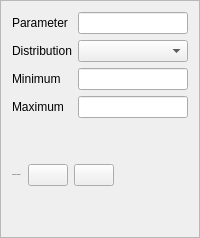
                  <widget class="QFrame" name="frame_57">
                   <property name="frameShape">
                    <enum>QFrame::StyledPanel</enum>
                   </property>
                   <property name="frameShadow">
                    <enum>QFrame::Raised</enum>
                   </property>
                   <layout class="QGridLayout" name="gridLayout_80">
                    <item row="1" column="0">
                     <layout class="QHBoxLayout" name="horizontalLayout_120">
                      <item>
                       <layout class="QHBoxLayout" name="horizontalLayout_121">
                        <item>
                         <widget class="QLabel" name="label_120">
                          <property name="font">
                           <font>
                            <family>Georgia</family>
                            <pointsize>-1</pointsize>
                           </font>
                          </property>
                          <property name="text">
                           <string>Add/delete parameter</string>
                          </property>
                         </widget>
                        </item>
                        <item>
                         <widget class="QPushButton" name="add">
                          <property name="text">
                           <string/>
                          </property>
                         </widget>
                        </item>
                        <item>
                         <widget class="QPushButton" name="remove">
                          <property name="text">
                           <string/>
                          </property>
                         </widget>
                        </item>
                        <item>
                         <spacer name="horizontalSpacer_6">
                          <property name="orientation">
                           <enum>Qt::Horizontal</enum>
                          </property>
                          <property name="sizeHint" stdset="0">
                           <size>
                            <width>40</width>
                            <height>20</height>
                           </size>
                          </property>
                         </spacer>
                        </item>
                       </layout>
                      </item>
                     </layout>
                    </item>
                    <item row="0" column="0">
                     <layout class="QGridLayout" name="gridLayout_81">
                      <item row="3" column="0">
                       <widget class="QLabel" name="label_121">
                        <property name="text">
                         <string>Maximum</string>
                        </property>
                       </widget>
                      </item>
                      <item row="1" column="1">
                       <widget class="QComboBox" name="distributions"/>
                      </item>
                      <item row="3" column="1">
                       <widget class="QLineEdit" name="second"/>
                      </item>
                      <item row="0" column="0">
                       <widget class="QLabel" name="label_122">
                        <property name="text">
                         <string>Parameter</string>
                        </property>
                       </widget>
                      </item>
                      <item row="5" column="0">
                       <spacer name="verticalSpacer_5">
                        <property name="orientation">
                         <enum>Qt::Vertical</enum>
                        </property>
                        <property name="sizeHint" stdset="0">
                         <size>
                          <width>20</width>
                          <height>40</height>
                         </size>
                        </property>
                       </spacer>
                      </item>
                      <item row="2" column="0">
                       <widget class="QLabel" name="label_123">
                        <property name="text">
                         <string>Minimum</string>
                        </property>
                       </widget>
                      </item>
                      <item row="1" column="0">
                       <widget class="QLabel" name="label_124">
                        <property name="text">
                         <string>Distribution</string>
                        </property>
                       </widget>
                      </item>
                      <item row="0" column="1">
                       <widget class="QLineEdit" name="parameter_name"/>
                      </item>
                      <item row="2" column="1">
                       <widget class="QLineEdit" name="first"/>
                      </item>
                     </layout>
                    </item>
                    <item row="2" column="0">
                     <spacer name="verticalSpacer_6">
                      <property name="orientation">
                       <enum>Qt::Vertical</enum>
                      </property>
                      <property name="sizeHint" stdset="0">
                       <size>
                        <width>20</width>
                        <height>40</height>
                       </size>
                      </property>
                     </spacer>
                    </item>
                   </layout>
                  </widget>
